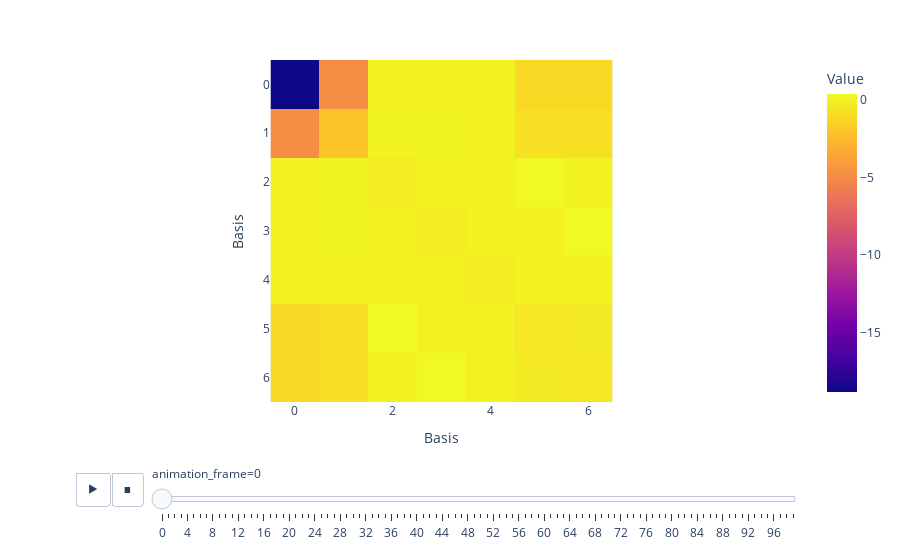

Source (notebook cell):
### Code cell
# Visualise computed Hamiltonian
db = instance_mongodb_sei(project="mlts")
collection = db.rotated_waters_dataset

hamiltonians = []
angles = []
structures = []

for doc in collection.find({}):
    hamiltonians.append(doc["fock_matrices"][0][0])
    structure = Molecule.from_dict(doc["structures"][0])
    structures.append(structure)
    angles.append(doc["angles"])

hamiltonians = np.array(hamiltonians)
angles = np.array(angles)

# Visualise the Hamiltonian as a function of the angle
# the Hamiltonian is a matrix, so visualise as a 2D heatmap
fig = px.imshow(
    hamiltonians, animation_frame=0, labels=dict(x="Basis", y="Basis", color="Value")
)

fig.show()

### Figure 1 — Plotly figure (JSON) as saved in the notebook; plotly's stock layout.template omitted (floating-point values rounded to 4 significant figures)
{"data": [{"coloraxis": "coloraxis", "hovertemplate": "Basis: %{x}<br>Basis: %{y}<br>Value: %{z}<extra></extra>", "name": "0", "type": "heatmap", "xaxis": "x", "yaxis": "y", "z": [[-18.83, -4.847, 0.01845, 0.01465, 0.0007066, -1.088, -1.088], [-4.847, -2.047, 0.1248, 0.09915, 0.004781, -0.8053, -0.8053], [0.01845, 0.1248, -0.2153, 0.01776, -0.00382, 0.375, 0.03803], [0.01465, 0.09915, 0.01776, -0.2238, 0.002055, -0.04869, 0.3767], [0.0007066, 0.004781, -0.00382, 0.002055, -0.1442, 0.01943, -0.003615], [-1.088, -0.8053, 0.375, -0.04869, 0.01943, -0.4541, -0.3114], [-1.088, -0.8053, 0.03803, 0.3767, -0.003615, -0.3114, -0.4541]]}], "layout": {"coloraxis": {"colorbar": {"title": {"text": "Value"}}, "colorscale": [[0, "#0d0887"], [0.1111, "#46039f"], [0.2222, "#7201a8"], [0.3333, "#9c179e"], [0.4444, "#bd3786"], [0.5556, "#d8576b"], [0.6667, "#ed7953"], [0.7778, "#fb9f3a"], [0.8889, "#fdca26"], [1, "#f0f921"]]}, "margin": {"t": 60}, "sliders": [{"active": 0, "currentvalue": {"prefix": "animation_frame="}, "len": 0.9, "pad": {"b": 10, "t": 60}, "steps": [{"args": [["0"], {"frame": {"duration": 0, "redraw": true}, "fromcurrent": true, "mode": "immediate", "transition": {"duration": 0, "easing": "linear"}}], "label": "0", "method": "animate"}, {"args": [["1"], {"frame": {"duration": 0, "redraw": true}, "fromcurrent": true, "mode": "immediate", "transition": {"duration": 0, "easing": "linear"}}], "label": "1", "method": "animate"}, {"args": [["2"], {"frame": {"duration": 0, "redraw": true}, "fromcurrent": true, "mode": "immediate", "transition": {"duration": 0, "easing": "linear"}}], "label": "2", "method": "animate"}, {"args": [["3"], {"frame": {"duration": 0, "redraw": true}, "fromcurrent": true, "mode": "immediate", "transition": {"duration": 0, "easing": "linear"}}], "label": "3", "method": "animate"}, {"args": [["4"], {"frame": {"duration": 0, "redraw": true}, "fromcurrent": true, "mode": "immediate", "transition": {"duration": 0, "easing": "linear"}}], "label": "4", "method": "animate"}, {"args": [["5"], {"frame": {"duration": 0, "redraw": true}, "fromcurrent": true, "mode": "immediate", "transition": {"duration": 0, "easing": "linear"}}], "label": "5", "method": "animate"}, {"args": [["6"], {"frame": {"duration": 0, "redraw": true}, "fromcurrent": true, "mode": "immediate", "transition": {"duration": 0, "easing": "linear"}}], "label": "6", "method": "animate"}, {"args": [["7"], {"frame": {"duration": 0, "redraw": true}, "fromcurrent": true, "mode": "immediate", "transition": {"duration": 0, "easing": "linear"}}], "label": "7", "method": "animate"}, {"args": [["8"], {"frame": {"duration": 0, "redraw": true}, "fromcurrent": true, "mode": "immediate", "transition": {"duration": 0, "easing": "linear"}}], "label": "8", "method": "animate"}, {"args": [["9"], {"frame": {"duration": 0, "redraw": true}, "fromcurrent": true, "mode": "immediate", "transition": {"duration": 0, "easing": "linear"}}], "label": "9", "method": "animate"}, {"args": [["10"], {"frame": {"duration": 0, "redraw": true}, "fromcurrent": true, "mode": "immediate", "transition": {"duration": 0, "easing": "linear"}}], "label": "10", "method": "animate"}, {"args": [["11"], {"frame": {"duration": 0, "redraw": true}, "fromcurrent": true, "mode": "immediate", "transition": {"duration": 0, "easing": "linear"}}], "label": "11", "method": "animate"}, {"args": [["12"], {"frame": {"duration": 0, "redraw": true}, "fromcurrent": true, "mode": "immediate", "transition": {"duration": 0, "easing": "linear"}}], "label": "12", "method": "animate"}, {"args": [["13"], {"frame": {"duration": 0, "redraw": true}, "fromcurrent": true, "mode": "immediate", "transition": {"duration": 0, "easing": "linear"}}], "label": "13", "method": "animate"}, {"args": [["14"], {"frame": {"duration": 0, "redraw": true}, "fromcurrent": true, "mode": "immediate", "transition": {"duration": 0, "easing": "linear"}}], "label": "14", "method": "animate"}, {"args": [["15"], {"frame": {"duration": 0, "redraw": true}, "fromcurrent": true, "mode": "immediate", "transition": {"duration": 0, "easing": "linear"}}], "label": "15", "method": "animate"}, {"args": [["16"], {"frame": {"duration": 0, "redraw": true}, "fromcurrent": true, "mode": "immediate", "transition": {"duration": 0, "easing": "linear"}}], "label": "16", "method": "animate"}, {"args": [["17"], {"frame": {"duration": 0, "redraw": true}, "fromcurrent": true, "mode": "immediate", "transition": {"duration": 0, "easing": "linear"}}], "label": "17", "method": "animate"}, {"args": [["18"], {"frame": {"duration": 0, "redraw": true}, "fromcurrent": true, "mode": "immediate", "transition": {"duration": 0, "easing": "linear"}}], "label": "18", "method": "animate"}, {"args": [["19"], {"frame": {"duration": 0, "redraw": true}, "fromcurrent": true, "mode": "immediate", "transition": {"duration": 0, "easing": "linear"}}], "label": "19", "method": "animate"}, {"args": [["20"], {"frame": {"duration": 0, "redraw": true}, "fromcurrent": true, "mode": "immediate", "transition": {"duration": 0, "easing": "linear"}}], "label": "20", "method": "animate"}, {"args": [["21"], {"frame": {"duration": 0, "redraw": true}, "fromcurrent": true, "mode": "immediate", "transition": {"duration": 0, "easing": "linear"}}], "label": "21", "method": "animate"}, {"args": [["22"], {"frame": {"duration": 0, "redraw": true}, "fromcurrent": true, "mode": "immediate", "transition": {"duration": 0, "easing": "linear"}}], "label": "22", "method": "animate"}, {"args": [["23"], {"frame": {"duration": 0, "redraw": true}, "fromcurrent": true, "mode": "immediate", "transition": {"duration": 0, "easing": "linear"}}], "label": "23", "method": "animate"}, {"args": [["24"], {"frame": {"duration": 0, "redraw": true}, "fromcurrent": true, "mode": "immediate", "transition": {"duration": 0, "easing": "linear"}}], "label": "24", "method": "animate"}, {"args": [["25"], {"frame": {"duration": 0, "redraw": true}, "fromcurrent": true, "mode": "immediate", "transition": {"duration": 0, "easing": "linear"}}], "label": "25", "method": "animate"}, {"args": [["26"], {"frame": {"duration": 0, "redraw": true}, "fromcurrent": true, "mode": "immediate", "transition": {"duration": 0, "easing": "linear"}}], "label": "26", "method": "animate"}, {"args": [["27"], {"frame": {"duration": 0, "redraw": true}, "fromcurrent": true, "mode": "immediate", "transition": {"duration": 0, "easing": "linear"}}], "label": "27", "method": "animate"}, {"args": [["28"], {"frame": {"duration": 0, "redraw": true}, "fromcurrent": true, "mode": "immediate", "transition": {"duration": 0, "easing": "linear"}}], "label": "28", "method": "animate"}, {"args": [["29"], {"frame": {"duration": 0, "redraw": true}, "fromcurrent": true, "mode": "immediate", "transition": {"duration": 0, "easing": "linear"}}], "label": "29", "method": "animate"}, {"args": [["30"], {"frame": {"duration": 0, "redraw": true}, "fromcurrent": true, "mode": "immediate", "transition": {"duration": 0, "easing": "linear"}}], "label": "30", "method": "animate"}, {"args": [["31"], {"frame": {"duration": 0, "redraw": true}, "fromcurrent": true, "mode": "immediate", "transition": {"duration": 0, "easing": "linear"}}], "label": "31", "method": "animate"}, {"args": [["32"], {"frame": {"duration": 0, "redraw": true}, "fromcurrent": true, "mode": "immediate", "transition": {"duration": 0, "easing": "linear"}}], "label": "32", "method": "animate"}, {"args": [["33"], {"frame": {"duration": 0, "redraw": true}, "fromcurrent": true, "mode": "immediate", "transition": {"duration": 0, "easing": "linear"}}], "label": "33", "method": "animate"}, {"args": [["34"], {"frame": {"duration": 0, "redraw": true}, "fromcurrent": true, "mode": "immediate", "transition": {"duration": 0, "easing": "linear"}}], "label": "34", "method": "animate"}, {"args": [["35"], {"frame": {"duration": 0, "redraw": true}, "fromcurrent": true, "mode": "immediate", "transition": {"duration": 0, "easing": "linear"}}], "label": "35", "method": "animate"}, {"args": [["36"], {"frame": {"duration": 0, "redraw": true}, "fromcurrent": true, "mode": "immediate", "transition": {"duration": 0, "easing": "linear"}}], "label": "36", "method": "animate"}, {"args": [["37"], {"frame": {"duration": 0, "redraw": true}, "fromcurrent": true, "mode": "immediate", "transition": {"duration": 0, "easing": "linear"}}], "label": "37", "method": "animate"}, {"args": [["38"], {"frame": {"duration": 0, "redraw": true}, "fromcurrent": true, "mode": "immediate", "transition": {"duration": 0, "easing": "linear"}}], "label": "38", "method": "animate"}, {"args": [["39"], {"frame": {"duration": 0, "redraw": true}, "fromcurrent": true, "mode": "immediate", "transition": {"duration": 0, "easing": "linear"}}], "label": "39", "method": "animate"}, {"args": [["40"], {"frame": {"duration": 0, "redraw": true}, "fromcurrent": true, "mode": "immediate", "transition": {"duration": 0, "easing": "linear"}}], "label": "40", "method": "animate"}, {"args": [["41"], {"frame": {"duration": 0, "redraw": true}, "fromcurrent": true, "mode": "immediate", "transition": {"duration": 0, "easing": "linear"}}], "label": "41", "method": "animate"}, {"args": [["42"], {"frame": {"duration": 0, "redraw": true}, "fromcurrent": true, "mode": "immediate", "transition": {"duration": 0, "easing": "linear"}}], "label": "42", "method": "animate"}, {"args": [["43"], {"frame": {"duration": 0, "redraw": true}, "fromcurrent": true, "mode": "immediate", "transition": {"duration": 0, "easing": "linear"}}], "label": "43", "method": "animate"}, {"args": [["44"], {"frame": {"duration": 0, "redraw": true}, "fromcurrent": true, "mode": "immediate", "transition": {"duration": 0, "easing": "linear"}}], "label": "44", "method": "animate"}, {"args": [["45"], {"frame": {"duration": 0, "redraw": true}, "fromcurrent": true, "mode": "immediate", "transition": {"duration": 0, "easing": "linear"}}], "label": "45", "method": "animate"}, {"args": [["46"], {"frame": {"duration": 0, "redraw": true}, "fromcurrent": true, "mode": "immediate", "transition": {"duration": 0, "easing": "linear"}}], "label": "46", "method": "animate"}, {"args": [["47"], {"frame": {"duration": 0, "redraw": true}, "fromcurrent": true, "mode": "immediate", "transition": {"duration": 0, "easing": "linear"}}], "label": "47", "method": "animate"}, {"args": [["48"], {"frame": {"duration": 0, "redraw": true}, "fromcurrent": true, "mode": "immediate", "transition": {"duration": 0, "easing": "linear"}}], "label": "48", "method": "animate"}, {"args": [["49"], {"frame": {"duration": 0, "redraw": true}, "fromcurrent": true, "mode": "immediate", "transition": {"duration": 0, "easing": "linear"}}], "label": "49", "method": "animate"}, {"args": [["50"], {"frame": {"duration": 0, "redraw": true}, "fromcurrent": true, "mode": "immediate", "transition": {"duration": 0, "easing": "linear"}}], "label": "50", "method": "animate"}, {"args": [["51"], {"frame": {"duration": 0, "redraw": true}, "fromcurrent": true, "mode": "immediate", "transition": {"duration": 0, "easing": "linear"}}], "label": "51", "method": "animate"}, {"args": [["52"], {"frame": {"duration": 0, "redraw": true}, "fromcurrent": true, "mode": "immediate", "transition": {"duration": 0, "easing": "linear"}}], "label": "52", "method": "animate"}, {"args": [["53"], {"frame": {"duration": 0, "redraw": true}, "fromcurrent": true, "mode": "immediate", "transition": {"duration": 0, "easing": "linear"}}], "label": "53", "method": "animate"}, {"args": [["54"], {"frame": {"duration": 0, "redraw": true}, "fromcurrent": true, "mode": "immediate", "transition": {"duration": 0, "easing": "linear"}}], "label": "54", "method": "animate"}, {"args": [["55"], {"frame": {"duration": 0, "redraw": true}, "fromcurrent": true, "mode": "immediate", "transition": {"duration": 0, "easing": "linear"}}], "label": "55", "method": "animate"}, {"args": [["56"], {"frame": {"duration": 0, "redraw": true}, "fromcurrent": true, "mode": "immediate", "transition": {"duration": 0, "easing": "linear"}}], "label": "56", "method": "animate"}, {"args": [["57"], {"frame": {"duration": 0, "redraw": true}, "fromcurrent": true, "mode": "immediate", "transition": {"duration": 0, "easing": "linear"}}], "label": "57", "method": "animate"}, {"args": [["58"], {"frame": {"duration": 0, "redraw": true}, "fromcurrent": true, "mode": "immediate", "transition": {"duration": 0, "easing": "linear"}}], "label": "58", "method": "animate"}, {"args": [["59"], {"frame": {"duration": 0, "redraw": true}, "fromcurrent": true, "mode": "immediate", "transition": {"duration": 0, "easing": "linear"}}], "label": "59", "method": "animate"}, {"args": [["60"], {"frame": {"duration": 0, "redraw": true}, "fromcurrent": true, "mode": "immediate", "transition": {"duration": 0, "easing": "linear"}}], "label": "60", "method": "animate"}, {"args": [["61"], {"frame": {"duration": 0, "redraw": true}, "fromcurrent": true, "mode": "immediate", "transition": {"duration": 0, "easing": "linear"}}], "label": "61", "method": "animate"}, {"args": [["62"], {"frame": {"duration": 0, "redraw": true}, "fromcurrent": true, "mode": "immediate", "transition": {"duration": 0, "easing": "linear"}}], "label": "62", "method": "animate"}, {"args": [["63"], {"frame": {"duration": 0, "redraw": true}, "fromcurrent": true, "mode": "immediate", "transition": {"duration": 0, "easing": "linear"}}], "label": "63", "method": "animate"}, {"args": [["64"], {"frame": {"duration": 0, "redraw": true}, "fromcurrent": true, "mode": "immediate", "transition": {"duration": 0, "easing": "linear"}}], "label": "64", "method": "animate"}, {"args": [["65"], {"frame": {"duration": 0, "redraw": true}, "fromcurrent": true, "mode": "immediate", "transition": {"duration": 0, "easing": "linear"}}], "label": "65", "method": "animate"}, {"args": [["66"], {"frame": {"duration": 0, "redraw": true}, "fromcurrent": true, "mode": "immediate", "transition": {"duration": 0, "easing": "linear"}}], "label": "66", "method": "animate"}, {"args": [["67"], {"frame": {"duration": 0, "redraw": true}, "fromcurrent": true, "mode": "immediate", "transition": {"duration": 0, "easing": "linear"}}], "label": "67", "method": "animate"}, {"args": [["68"], {"frame": {"duration": 0, "redraw": true}, "fromcurrent": true, "mode": "immediate", "transition": {"duration": 0, "easing": "linear"}}], "label": "68", "method": "animate"}, {"args": [["69"], {"frame": {"duration": 0, "redraw": true}, "fromcurrent": true, "mode": "immediate", "transition": {"duration": 0, "easing": "linear"}}], "label": "69", "method": "animate"}, {"args": [["70"], {"frame": {"duration": 0, "redraw": true}, "fromcurrent": true, "mode": "immediate", "transition": {"duration": 0, "easing": "linear"}}], "label": "70", "method": "animate"}, {"args": [["71"], {"frame": {"duration": 0, "redraw": true}, "fromcurrent": true, "mode": "immediate", "transition": {"duration": 0, "easing": "linear"}}], "label": "71", "method": "animate"}, {"args": [["72"], {"frame": {"duration": 0, "redraw": true}, "fromcurrent": true, "mode": "immediate", "transition": {"duration": 0, "easing": "linear"}}], "label": "72", "method": "animate"}, {"args": [["73"], {"frame": {"duration": 0, "redraw": true}, "fromcurrent": true, "mode": "immediate", "transition": {"duration": 0, "easing": "linear"}}], "label": "73", "method": "animate"}, {"args": [["74"], {"frame": {"duration": 0, "redraw": true}, "fromcurrent": true, "mode": "immediate", "transition": {"duration": 0, "easing": "linear"}}], "label": "74", "method": "animate"}, {"args": [["75"], {"frame": {"duration": 0, "redraw": true}, "fromcurrent": true, "mode": "immediate", "transition": {"duration": 0, "easing": "linear"}}], "label": "75", "method": "animate"}, {"args": [["76"], {"frame": {"duration": 0, "redraw": true}, "fromcurrent": true, "mode": "immediate", "transition": {"duration": 0, "easing": "linear"}}], "label": "76", "method": "animate"}, {"args": [["77"], {"frame": {"duration": 0, "redraw": true}, "fromcurrent": true, "mode": "immediate", "transition": {"duration": 0, "easing": "linear"}}], "label": "77", "method": "animate"}, {"args": [["78"], {"frame": {"duration": 0, "redraw": true}, "fromcurrent": true, "mode": "immediate", "transition": {"duration": 0, "easing": "linear"}}], "label": "78", "method": "animate"}, {"args": [["79"], {"frame": {"duration": 0, "redraw": true}, "fromcurrent": true, "mode": "immediate", "transition": {"duration": 0, "easing": "linear"}}], "label": "79", "method": "animate"}, {"args": [["80"], {"frame": {"duration": 0, "redraw": true}, "fromcurrent": true, "mode": "immediate", "transition": {"duration": 0, "easing": "linear"}}], "label": "80", "method": "animate"}, {"args": [["81"], {"frame": {"duration": 0, "redraw": true}, "fromcurrent": true, "mode": "immediate", "transition": {"duration": 0, "easing": "linear"}}], "label": "81", "method": "animate"}, {"args": [["82"], {"frame": {"duration": 0, "redraw": true}, "fromcurrent": true, "mode": "immediate", "transition": {"duration": 0, "easing": "linear"}}], "label": "82", "method": "animate"}, {"args": [["83"], {"frame": {"duration": 0, "redraw": true}, "fromcurrent": true, "mode": "immediate", "transition": {"duration": 0, "easing": "linear"}}], "label": "83", "method": "animate"}, {"args": [["84"], {"frame": {"duration": 0, "redraw": true}, "fromcurrent": true, "mode": "immediate", "transition": {"duration": 0, "easing": "linear"}}], "label": "84", "method": "animate"}, {"args": [["85"], {"frame": {"duration": 0, "redraw": true}, "fromcurrent": true, "mode": "immediate", "transition": {"duration": 0, "easing": "linear"}}], "label": "85", "method": "animate"}, {"args": [["86"], {"frame": {"duration": 0, "redraw": true}, "fromcurrent": true, "mode": "immediate", "transition": {"duration": 0, "easing": "linear"}}], "label": "86", "method": "animate"}, {"args": [["87"], {"frame": {"duration": 0, "redraw": true}, "fromcurrent": true, "mode": "immediate", "transition": {"duration": 0, "easing": "linear"}}], "label": "87", "method": "animate"}, {"args": [["88"], {"frame": {"duration": 0, "redraw": true}, "fromcurrent": true, "mode": "immediate", "transition": {"duration": 0, "easing": "linear"}}], "label": "88", "method": "animate"}, {"args": [["89"], {"frame": {"duration": 0, "redraw": true}, "fromcurrent": true, "mode": "immediate", "transition": {"duration": 0, "easing": "linear"}}], "label": "89", "method": "animate"}, {"args": [["90"], {"frame": {"duration": 0, "redraw": true}, "fromcurrent": true, "mode": "immediate", "transition": {"duration": 0, "easing": "linear"}}], "label": "90", "method": "animate"}, {"args": [["91"], {"frame": {"duration": 0, "redraw": true}, "fromcurrent": true, "mode": "immediate", "transition": {"duration": 0, "easing": "linear"}}], "label": "91", "method": "animate"}, {"args": [["92"], {"frame": {"duration": 0, "redraw": true}, "fromcurrent": true, "mode": "immediate", "transition": {"duration": 0, "easing": "linear"}}], "label": "92", "method": "animate"}, {"args": [["93"], {"frame": {"duration": 0, "redraw": true}, "fromcurrent": true, "mode": "immediate", "transition": {"duration": 0, "easing": "linear"}}], "label": "93", "method": "animate"}, {"args": [["94"], {"frame": {"duration": 0, "redraw": true}, "fromcurrent": true, "mode": "immediate", "transition": {"duration": 0, "easing": "linear"}}], "label": "94", "method": "animate"}, {"args": [["95"], {"frame": {"duration": 0, "redraw": true}, "fromcurrent": true, "mode": "immediate", "transition": {"duration": 0, "easing": "linear"}}], "label": "95", "method": "animate"}, {"args": [["96"], {"frame": {"duration": 0, "redraw": true}, "fromcurrent": true, "mode": "immediate", "transition": {"duration": 0, "easing": "linear"}}], "label": "96", "method": "animate"}, {"args": [["97"], {"frame": {"duration": 0, "redraw": true}, "fromcurrent": true, "mode": "immediate", "transition": {"duration": 0, "easing": "linear"}}], "label": "97", "method": "animate"}, {"args": [["98"], {"frame": {"duration": 0, "redraw": true}, "fromcurrent": true, "mode": "immediate", "transition": {"duration": 0, "easing": "linear"}}], "label": "98", "method": "animate"}, {"args": [["99"], {"frame": {"duration": 0, "redraw": true}, "fromcurrent": true, "mode": "immediate", "transition": {"duration": 0, "easing": "linear"}}], "label": "99", "method": "animate"}], "x": 0.1, "xanchor": "left", "y": 0, "yanchor": "top"}], "updatemenus": [{"buttons": [{"args": [null, {"frame": {"duration": 500, "redraw": true}, "fromcurrent": true, "mode": "immediate", "transition": {"duration": 500, "easing": "linear"}}], "label": "&#9654;", "method": "animate"}, {"args": [[null], {"frame": {"duration": 0, "redraw": true}, "fromcurrent": true, "mode": "immediate", "transition": {"duration": 0, "easing": "linear"}}], "label": "&#9724;", "method": "animate"}], "direction": "left", "pad": {"r": 10, "t": 70}, "showactive": false, "type": "buttons", "x": 0.1, "xanchor": "right", "y": 0, "yanchor": "top"}], "xaxis": {"anchor": "y", "constrain": "domain", "domain": [0, 1], "scaleanchor": "y", "title": {"text": "Basis"}}, "yaxis": {"anchor": "x", "autorange": "reversed", "constrain": "domain", "domain": [0, 1], "title": {"text": "Basis"}}}}
